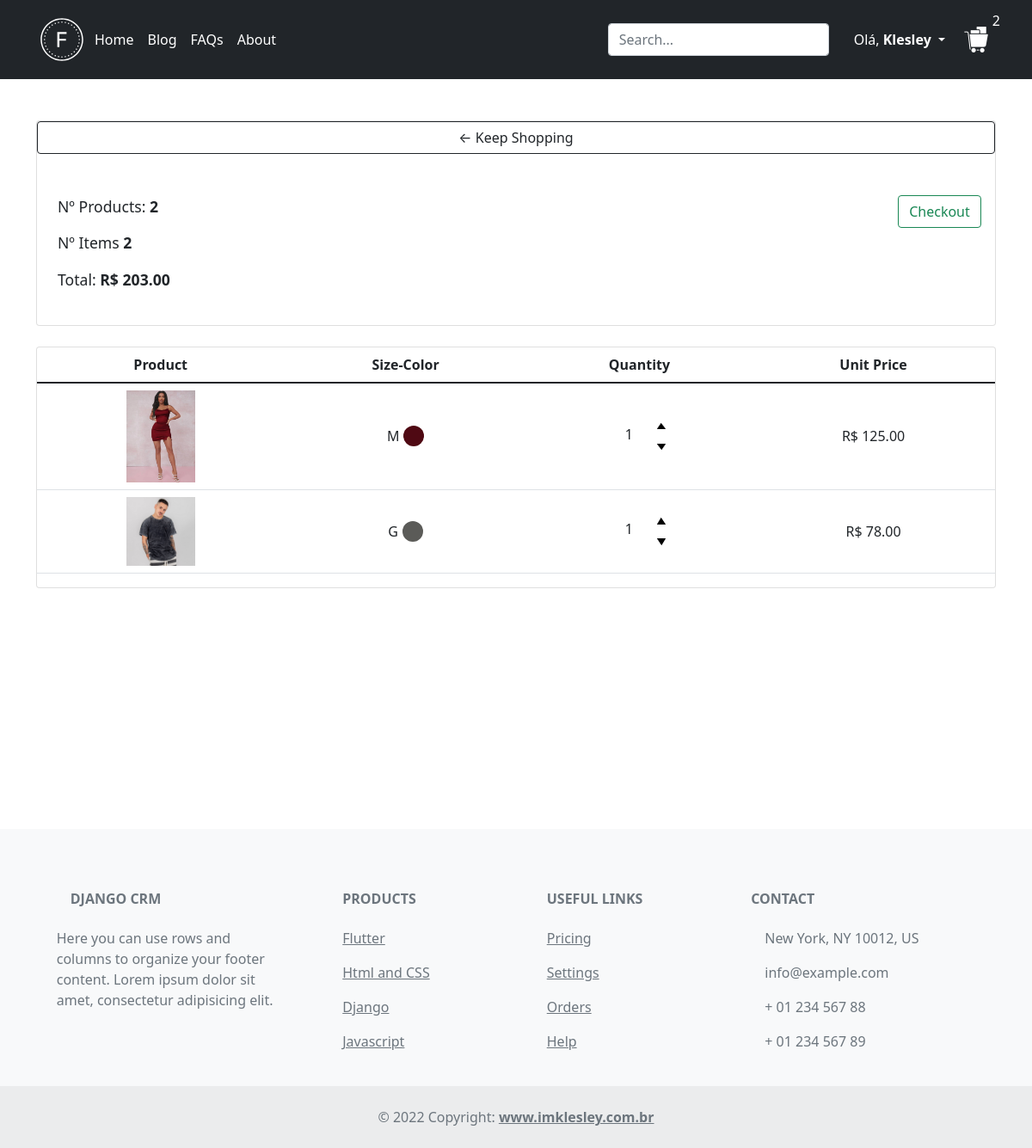
/cart/ (signed in), run on an earlier commit of the app's database.
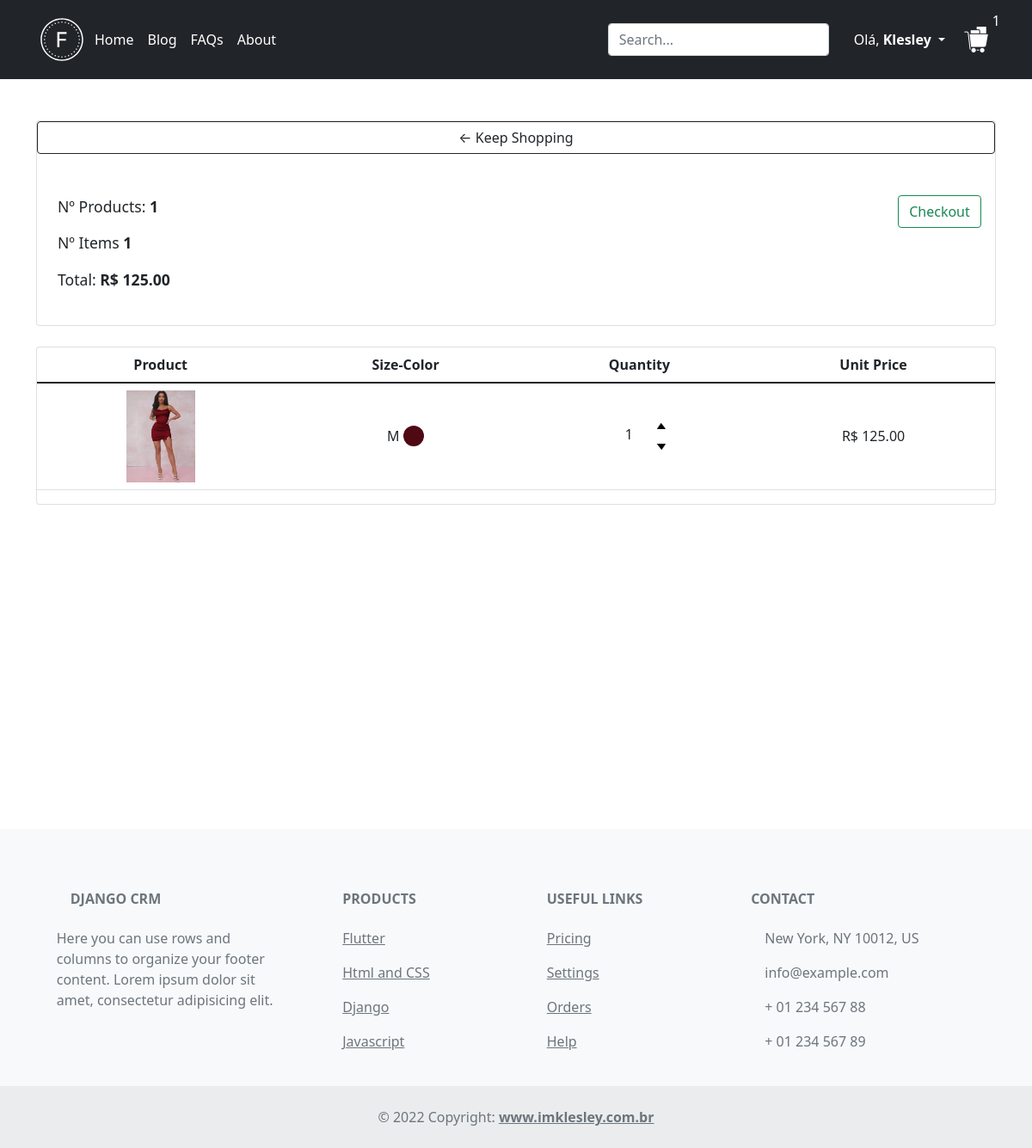
And on a later commit of the database.
### store/models.py (models this page shows, shortened)
class Customer(models.Model):
    user = models.OneToOneField(User, on_delete=models.CASCADE, null=False, blank=False)
    name = models.CharField(max_length=200, blank=False, null=False)
    date_of_birth = models.DateField(null=True, blank=True)

class Order(models.Model):
    PROCESSING_PAYMENT = 'PP'
    SEPARATING_PRODUCTS = 'SP'
    OUT_FOR_DELIVERY = 'OFD'
    PRODUCTS_DELIVERED = 'PD'
    STATUS = ((PROCESSING_PAYMENT, 'Processing Payment'), (SEPARATING_PRODUCTS, 'Separating Products'),
              (OUT_FOR_DELIVERY, 'Out For Delivery'), (PRODUCTS_DELIVERED, 'Products Delivered'))
    customer = models.ForeignKey(Customer, null=True, blank=False, on_delete=models.SET_NULL)
    date_ordered = models.DateTimeField(auto_now_add=True)
    on_cart = models.BooleanField(default=True)
    status = models.CharField(max_length=100, choices=STATUS, blank=True)
    @property
    def total_price(self):
        order_items = self.orderitem_set.filter(order_id=self.id)
        total = 0
        for item in order_items:
            total += item.price * item.quantity
        return total
    @property
    def quantity_items(self):
        order_items = OrderItem.objects.filter(order_id=self.id)
        quantity = 0
        for item in order_items:
            quantity += item.quantity
        return quantity

class OrderItem(models.Model):
    order = models.ForeignKey(Order, null=True, blank=False, on_delete=models.CASCADE)
    product = models.ForeignKey(Product, null=True, blank=False, on_delete=models.CASCADE)
    size = models.ForeignKey(Size, null=True, blank=False, on_delete=models.CASCADE)
    color = models.ForeignKey(Color, null=True, blank=True, on_delete=models.CASCADE)
    price = models.DecimalField(max_digits=7, decimal_places=2, null=False, blank=False)
    quantity = models.IntegerField(default=0, null=False, blank=False)
    date_added = models.DateTimeField(auto_now_add=True)

class Product(models.Model):
    name = models.CharField(max_length=200, null=False, blank=False)
    old_price = models.DecimalField(max_digits=7, decimal_places=2, null=False, blank=False)
    price = models.DecimalField(max_digits=7, decimal_places=2, null=False, blank=False)
    description = models.TextField(null=False, blank=True)
    visible = models.BooleanField(default=True, null=False, blank=False)
    category = models.ForeignKey(Category, null=False, blank=False, on_delete=models.CASCADE)
    gallery = models.OneToOneField(Gallery, on_delete=models.CASCADE)
    size_table = models.OneToOneField(SizeTable, null=False, blank=False, on_delete=models.CASCADE)

class Gallery(models.Model):
    name = models.CharField(max_length=200, null=False, blank=False)
    date_created = models.DateTimeField(auto_now_add=True)

class ProductImage(models.Model):
    image = models.ImageField(upload_to=upload_location, null=False, blank=False)
    about = models.CharField(max_length=200, null=True, blank=False)
    gallery = models.ForeignKey(Gallery, on_delete=models.CASCADE, null=True)

class Size(models.Model):
    name = models.CharField(max_length=200, null=True, blank=False)
    size_table = models.ForeignKey(SizeTable, null=False, blank=False, on_delete=models.CASCADE)
    color_table = models.ForeignKey(ColorTable, null=True, blank=True, on_delete=models.CASCADE)
    date_created = models.DateTimeField(auto_now_add=True)

class Color(models.Model):
    name = models.CharField(max_length=200, null=False, blank=False)
    hex_color = models.CharField(max_length=7, null=True, blank=True)
    quantity = models.IntegerField(null=False, blank=False)
    color_table = models.ForeignKey(ColorTable, null=True, blank=True, on_delete=models.CASCADE)
    date_created = models.DateTimeField(auto_now_add=True)

### store/views.py (the view)
# urls.py: path('cart/', cart, name='cart'),
def cart(request):
    context = {}
    context['order'] = cart_data(request)
    return render(request, 'store/cart.html', context)

### store/utils.py (called while the page is built)
def cart_data(request):
    user = request.user
    if user.is_authenticated:
        customer = user.customer
        order, created = Order.objects.get_or_create(
            customer=customer, on_cart=True)
    else:
        order = cookie_cart(request=request)
    return order

### store/templates/store/cart.html (shortened to what this page needs)
{% extends 'base.html' %}
{% load static %}
{% block content %}
    <br>
    <div class="row">
        <div class="col-lg-12">
            <div class="card">
                <a class="btn btn-outline-dark" onclick="history.back()"><span>&#8592;</span> Keep Shopping</a>
                {% if order.orderitem_set.count > 0 %}
                    <br>
                    <div class="d-flex justify-content-between m-4">
                        <div class="col-lg-11">
                            <p style="font-size: 1.1rem">Nº Products: <strong>{{ order.orderitem_set.count }}</strong>
                            </p>
                            <p style="font-size: 1.1rem">Nº Items <strong>{{ order.quantity_items }}</strong></p>
                            <p style="font-size: 1.1rem">Total: <strong>R$ {{ order.total_price }}</strong></p>
                        </div>
                        <div class="col-lg-1">
                            <a class="btn btn-outline-success btn-md" href="{% url 'store:checkout' %}">Checkout</a>
                        </div>
                    </div>
                {% endif %}
            </div>
            <br>
            <div class="card">
                <table class="table">
                    <thead>
                    <tr>
                        <th class="text-center" scope="col">Product</th>
                        <th class="text-center" scope="col">Size-Color</th>
                        <th class="text-center" scope="col">Quantity</th>
                        <th class="text-center" scope="col">Unit Price</th>
                    </tr>
                    </thead>
                    <tbody>
                    {% for item in order.orderitem_set.all %}
                        <tr class="text-center" style="vertical-align: middle">
                            <td><img
                                    src="{{ item.product.gallery.productimage_set.all.0.image.url }}"
                                    alt="" width="80em"></td>
                            <td>
                                <div class="d-flex justify-content-center">
                                    <div style="padding-right: 0.3em">
                                        {{ item.size.name }}
                                    </div>
                                    <div class="rounded-circle"
                                         style=" height: 1.5em;width:1.5em; background:  {{ item.color.hex_color }}"></div>
                                </div>
                            </td>
                            <td>
                                <div class="d-flex justify-content-center ">
                                    <div class="row  d-flex justify-content-center">
                                        <div class="col-6">
                                            <p id="product-{{ item.product.id }}-{{ item.size.id }}-{{ item.color.id }}"
                                               style="padding-top: 0.7em">{{ item.quantity }}</p>
                                        </div>
                                        <div class="col-1">
                                            <a class="update-cart" data-action="add" style="cursor: pointer;"
                                               data-product="{{ item.product.id }}" data-color="{{ item.color.id }}"
                                               data-size="{{ item.size.id }}">
                                                <img src="{% static 'store/images/arrow-up.png' %}" width="10em" alt="">
                                            </a>
                                            <a class="update-cart" data-action="remove" style="cursor: pointer;"
                                               data-product="{{ item.product.id }}" data-color="{{ item.color.id }}"
                                               data-size="{{ item.size.id }}">
                                                <img src="{% static 'store/images/arrow-down.png' %}" width="10em"
                                                     alt="">
                                            </a>
                                        </div>
                                    </div>
                                </div>
                            </td>
                            <td>R$ {{ item.product.price }}</td>
                        </tr>
                    {% endfor %}
                    </tbody>
                </table>
            </div>
        </div>
    </div>
{% endblock %}

### templates/base.html (shortened to what this page needs)
{% load static %}
<!doctype html>
<html lang="pt-br">
<head>
    <link href="https://cdn.jsdelivr.net/npm/bootstrap@5.1.3/dist/css/bootstrap.min.css" rel="stylesheet"
>
    <link rel="stylesheet" href="{% static '/base/css/base.css' %}">
    <link rel="stylesheet" href="{% static 'store/css/store.css' %}">
</head>
<body>
{% include 'store/snippets/navbar.html' %}
<main class="container">
    {% block content %}
    {% endblock %}
</main>
{% include 'store/snippets/footer.html' %}
</body>
</html>

### store/templates/store/snippets/navbar.html (shortened to what this page needs)
{% load static %}
<header class="p-3 bg-dark text-white">
    <div class="container">
        <div class="d-flex flex-wrap align-items-center justify-content-center">
            <a href="{% url 'store:home' %}" title="Facilita Aí!"
               class="d-flex align-items-center mb-2 mb-lg-0 text-white text-decoration-none">
                <img src="{% static 'base/images/icons/logo/logo.svg' %}" alt="Logo Facilita Aí!" height="60">
            </a>
            <ul class="nav col-12 col-lg-auto me-lg-auto mb-2 justify-content-center mb-md-0">
                <li><a href="{% url 'store:home' %}" class="nav-link px-2 text-white">Home</a></li>
                <li><a href="#" class="nav-link px-2 text-white">Blog</a></li>
                <li><a href="#" class="nav-link px-2 text-white">FAQs</a></li>
                <li><a href="#" class="nav-link px-2 text-white">About</a></li>
            </ul>
            <form class="col-12 col-lg-auto mb-3 mb-lg-0 me-lg-3">
                <input type="search" class="form-control form-control-dark" placeholder="Search..." aria-label="Search">
            </form>
            <div class="text-end">
                {% if request.user.is_authenticated %}
                    <div class="dropdown">
                        <button class="btn dropdown-toggle light" type="button" id="dropdownMenuButton" data-toggle="dropdown" aria-haspopup="true" aria-expanded="false" style="color:white">
                            Olá, <strong>{{ request.user.customer.name.split.0 }}</strong>
                        </button>
                    </div>
                {% else %}
                    <button type="button" class="btn btn-outline-light me-2">Login</button>
                    <button type="button" class="btn btn-primary">Sign-up</button>
                {% endif %}
            </div>
            <div>
                <a class="p-2" href="{% url 'store:cart' %}" title="Your Shopping Cart" style="position: relative">
                    <img src="{% static 'base/images/icons/shopping_cart.png' %}" height="30" alt="Shopping Cart">
                    <p id="quantity_of_items" style="position: absolute;top: -0.8em;right:
                            {% if order.quantity_items <= 9 %}
                                -.3em
                            {% elif order.quantity_items <= 99 %}
                                -.8em
                            {% endif %};
                            color: white; font-weight: normal; ">
                        {{ order.quantity_items }}</p>
                </a>
            </div>
        </div>
    </div>
</header>
<br>

### store/templates/store/snippets/footer.html (shortened to what this page needs)
<br>
<br>
<footer class="text-center text-lg-start bg-light text-muted">
    <br>
    <section class="">
        <div class="container text-center text-md-start mt-5">
            <div class="row mt-3">
                <div class="col-md-3 col-lg-4 col-xl-3 mx-auto mb-4">
                    <h6 class="text-uppercase fw-bold mb-4">
                        Django CRM
                    </h6>
                    <p>
                        Here you can use rows and columns to organize your footer content. Lorem ipsum
                        dolor sit amet, consectetur adipisicing elit.
                    </p>
                </div>
                <div class="col-md-2 col-lg-2 col-xl-2 mx-auto mb-4">
                    <h6 class="text-uppercase fw-bold mb-4">
                        Products
                    </h6>
                    <p>
                        <a href="#" class="text-reset">Flutter</a>
                    </p>
                    <p>
                        <a href="#" class="text-reset">Html and CSS</a>
                    </p>
                    <p>
                        <a href="#" class="text-reset">Django</a>
                    </p>
                    <p>
                        <a href="#" class="text-reset">Javascript</a>
                    </p>
                </div>
                <div class="col-md-3 col-lg-2 col-xl-2 mx-auto mb-4">
                    <h6 class="text-uppercase fw-bold mb-4">
                        Useful links
                    </h6>
                    <p>
                        <a href="#!" class="text-reset">Pricing</a>
                    </p>
                    <p>
                        <a href="#!" class="text-reset">Settings</a>
                    </p>
                    <p>
                        <a href="#!" class="text-reset">Orders</a>
                    </p>
                    <p>
                        <a href="#!" class="text-reset">Help</a>
                    </p>
                </div>
                <div class="col-md-4 col-lg-3 col-xl-3 mx-auto mb-md-0 mb-4">
                    <h6 class="text-uppercase fw-bold mb-4">
                        Contact
                    </h6>
                    <p> New York, NY 10012, US</p>
                    <p>
                        info@example.com
                    </p>
                    <p> + 01 234 567 88</p>
                    <p> + 01 234 567 89</p>
                </div>
            </div>
        </div>
    </section>
    <div class="text-center p-4" style="background-color: rgba(0, 0, 0, 0.05);">
        © 2022 Copyright:
        <a class="text-reset fw-bold" href="#">www.imklesley.com.br</a>
    </div>
</footer>

### static/base/css/base.css (style rules this page uses)
main { min-height: 100vh; height: 100%; }

What changed in the data, as far as the page shows it:
removed Order: quantity_items "2", orderitem_set.count "2", total_price "203.00"
removed OrderItem: product.gallery.productimage_set.all.0.image (picture), size.name "G", quantity "1", product.price "78.00"
added Order: quantity_items "1", orderitem_set.count "1", total_price "125.00"
